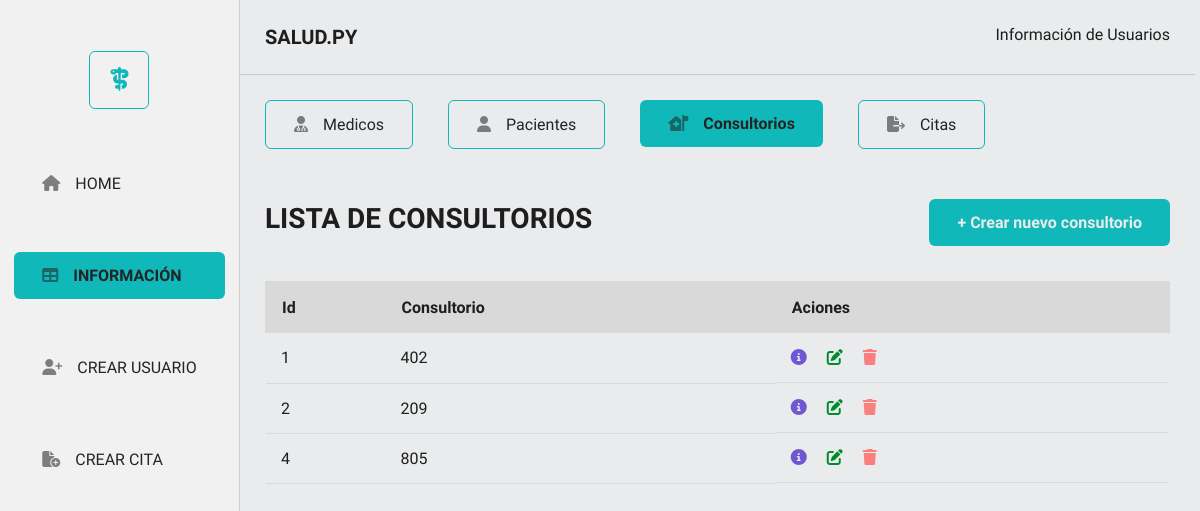
Page /consultorios on the earlier database version.
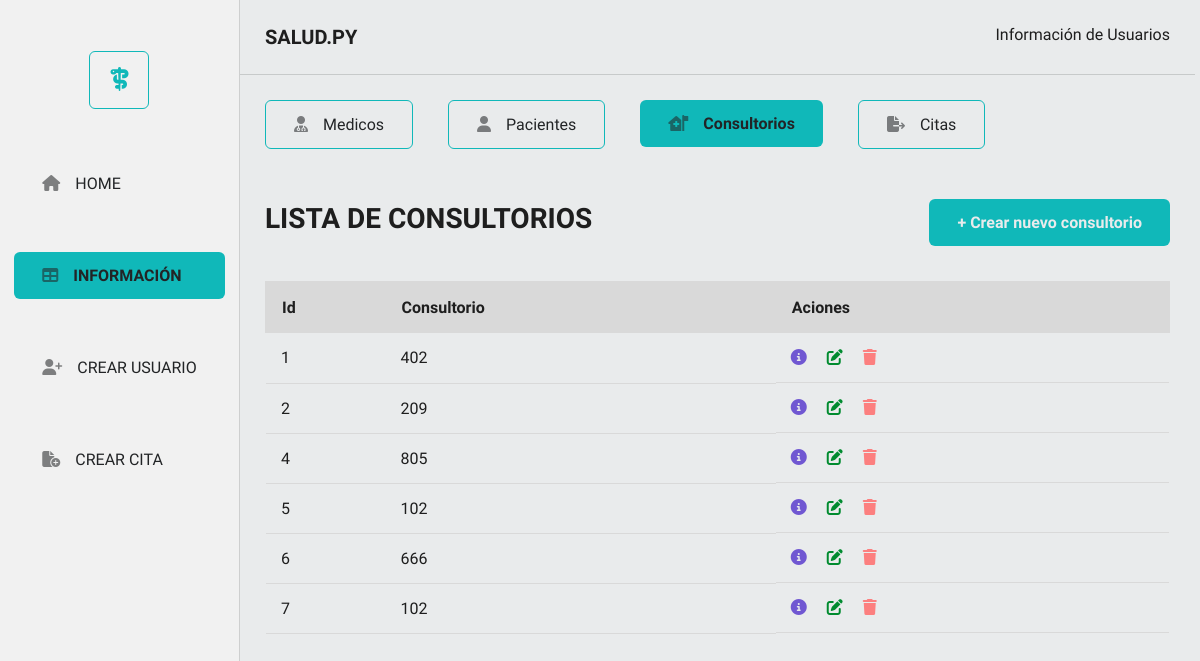
Same page on the later database version.
### app/models.py (models this page shows)
class Consultorio(db.Model):
    __tablename__ = 'consultorios'
    id= db.Column(db.Integer, primary_key = True)
    numero = db.Column(db.Integer)
    citas = db.relationship("Cita" , backref = "consultorio" )

### app/routes.py (the view)
@app.route('/consultorios')
def get_all_consultorios():
    consultorios = Consultorio.query.all()
    return render_template('consultorios/consultorios.html', consultorios = consultorios )

### app/templates/consultorios/consultorios.html (shortened to what this page needs)
<!DOCTYPE html>
<html lang="en">
  <head>
    <link rel="stylesheet" href="{{ url_for('static', filename='styles.css' )}}">
    <link rel="stylesheet" href="{{ url_for('static', filename='navs/menuLeft.css')}}">
    <link rel="stylesheet" href="{{ url_for('static', filename = 'info/infoUser.css')}}">
    <link rel="stylesheet" href="{{ url_for('static', filename = 'modals/messages.css') }}">
  </head>
  <body>
    <section class="sectionHomeTable">
      <section class="navLeft">
        <div class="logoNav"><span><i class="fa-solid fa-staff-snake"></i></span></div>
        <div class="navMenuLeft">
          <ul>
            <li><a class="botonLineNone" href="http://127.0.0.1:5000/"><span><i class="fa-solid fa-house"></i></span>HOME</a></li>
            <li><a class="botonPrimary" href="http://127.0.0.1:5000/medicos"><span><i class="fa-solid fa-table"></i></span>INFORMACIÓN</a></li>
            <li><a class="botonLineNone" href="http://127.0.0.1:5000/medicos/create"><span><i class="fa-solid fa-user-plus"></i></span>CREAR USUARIO</a></li>
            <li><a class="botonLineNone" href="http://127.0.0.1:5000/citas/create"><span><i class="fa-solid fa-file-circle-plus"></i></span>CREAR CITA</a></li>
          </ul>
        </div>
      </section>
      <section class="contenidoRight">
        <nav>
          <div class="headerRight">
            <h3>SALUD.PY</h3>
            <p>Información de Usuarios</p>
          </div>
          <div class="navInfoRight">
            <ul>
              <li><a class="botonLine" href="http://127.0.0.1:5000/medicos"><span><i class="fa-solid fa-user-doctor"></i></span>Medicos</a> </li>
              <li><a class="botonLine" href="http://127.0.0.1:5000/pacientes"><span><i class="fa-solid fa-user"></i></span> Pacientes </a></li>
              <li><a class="botonPrimary" href="http://127.0.0.1:5000/consultorios"><span><i class="fa-solid fa-house-medical-flag"></i></span>Consultorios </a></li>
              <li><a class="botonLine" href="http://127.0.0.1:5000/citas"><span><i class="fa-solid fa-file-export"></i></span>Citas</a></li>
            </ul>
          </div>
        </nav>
        <section class="containerRight">
          <div class="navHeaderTable">
            <h3 class="titleTable">LISTA DE CONSULTORIOS</h3>
            <a class="botonPrimary" href="http://127.0.0.1:5000/consultorios/create">+ Crear nuevo consultorio</a>
          </div>
          <article>
            <table class="table">
              <thead class="tableTitle">
                <tr>
                  <th>Id</th>
                  <th>Consultorio</th>
                  <th>Aciones</th>
                </tr>
              </thead>
              <tbody>
                {% for consultorio in consultorios %}
                <tr>
                  <td>{{ consultorio.id}}</td>
                  <td>{{ consultorio.numero }}</td>
                  <td class="accionIcon">
                    <a class="iconInfo" href="/consultorios/{{ consultorio.id }}"><i class="fa-solid fa-circle-info"></i></a>
                    <a class="iconUpdate" href="/consultorios/update/{{ consultorio.id}}"><i class="fa-solid fa-pen-to-square"></i></a>
                    <a class="iconDelete" href="/consultorios/delete/{{ consultorio.id }}"><i class="fa-solid fa-trash"></i></a>
                  </td>
                </tr>
                {% endfor %}
              </tbody>
            </table>
          </article>
        </section>
      </section>
    </section>
  </body>
</html>

Differences in the rows shown:
added Consultorio: id "5", numero "102"
added Consultorio: id "6", numero "666"
added Consultorio: id "7", numero "102"
